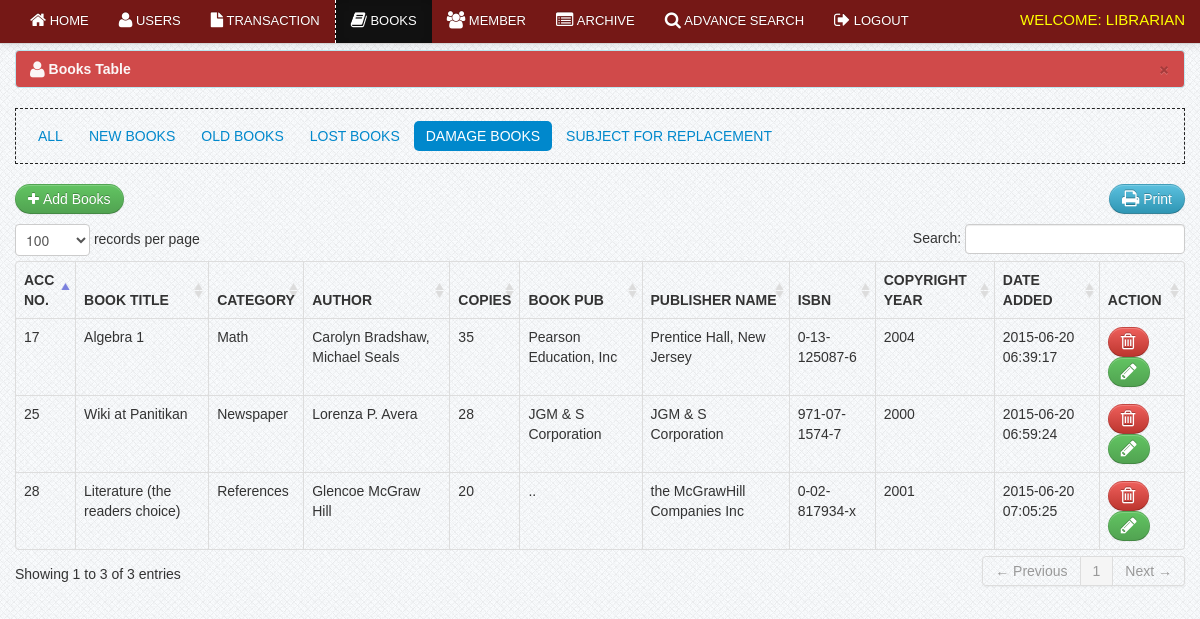
/librarian/damage.php (signed in), run on the app's committed database.
### tables this page shows
CREATE TABLE IF NOT EXISTS `book` (
`book_id` int(11) NOT NULL,
  `book_title` varchar(100) NOT NULL,
  `category_id` int(50) NOT NULL,
  `author` varchar(50) NOT NULL,
  `book_copies` int(11) NOT NULL,
  `book_pub` varchar(100) NOT NULL,
  `publisher_name` varchar(100) NOT NULL,
  `isbn` varchar(50) NOT NULL,
  `copyright_year` int(11) NOT NULL,
  `date_receive` varchar(20) NOT NULL,
  `date_added` datetime NOT NULL,
  `status` varchar(30) NOT NULL
);

CREATE TABLE IF NOT EXISTS `category` (
`category_id` int(11) NOT NULL,
  `classname` varchar(50) DEFAULT NULL
);

### librarian/damage.php (the view, shortened to what this page needs)
<?php include('header.php'); ?>
<?php include('navbar_books.php'); ?>
    <div class="container">
		<div class="margin-top">
			<div class="row">
			<div class="span12">
			   <div class="alert alert-info">
                                    <button type="button" class="close" data-dismiss="alert">&times;</button>
                                    <strong><i class="icon-user icon-large"></i>&nbsp;Books Table</strong>
                                </div>
								    <ul class="nav nav-pills">
										<li><a href="books.php">All</a></li>
										<li><a href="new_books.php">New Books</a></li>
										<li><a href="old_books.php">Old Books</a></li>
										<li><a href="lost.php">Lost Books</a></li>
										<li class="active"><a href="damage.php">Damage Books</a></li>
										<li><a href="sub_rep.php">Subject for Replacement</a></li>
									</ul>
                            <table cellpadding="0" cellspacing="0" border="0" class="table  table-bordered" id="example">
								<div class="pull-right">
								<a href="" onclick="window.print()" class="btn btn-info"><i class="icon-print icon-large"></i> Print</a>
								</div>
								<p><a href="add_books.php" class="btn btn-success"><i class="icon-plus"></i>&nbsp;Add Books</a></p>
                                <thead>
                                    <tr>
									    <th>Acc No.</th>
                                        <th>Book Title</th>
                                        <th>Category</th>
										<th>Author</th>
										<th class="action">copies</th>
										<th>Book Pub</th>
										<th>Publisher Name</th>
										<th>ISBN</th>
										<th>Copyright Year</th>
										<th>Date Added</th>
										<th class="action">Action</th>
                                    </tr>
                                </thead>
                                <tbody>
                                  <?php  $user_query=mysql_query("select * from book where status = 'Damage'")or die(mysql_error());
									while($row=mysql_fetch_array($user_query)){
									$id=$row['book_id'];
									$cat_id=$row['category_id'];
											$cat_query = mysql_query("select * from category where category_id = '$cat_id'")or die(mysql_error());
											$cat_row = mysql_fetch_array($cat_query);
									?>
									<tr class="del<?php echo $id ?>">
                                    <td><?php echo $row['book_id']; ?></td>
                                    <td><?php echo $row['book_title']; ?></td>
									<td><?php echo $cat_row ['classname']; ?> </td>
                                    <td><?php echo $row['author']; ?> </td>
                                    <td class="action"><?php echo $row['book_copies']; ?> </td>
                                     <td><?php echo $row['book_pub']; ?></td>
									 <td><?php echo $row['publisher_name']; ?></td>
									 <td><?php echo $row['isbn']; ?></td>
									 <td><?php echo $row['copyright_year']; ?></td>
									 <td><?php echo $row['date_added']; ?></td>
                                    <td class="action">
                                        <a rel="tooltip"  title="Delete" id="<?php echo $id; ?>" href="#delete_book<?php echo $id; ?>" data-toggle="modal"    class="btn btn-danger"><i class="icon-trash icon-large"></i></a>
										<a  rel="tooltip"  title="Edit" id="e<?php echo $id; ?>" href="edit_book.php<?php echo '?id='.$id; ?>" class="btn btn-success"><i class="icon-pencil icon-large"></i></a>
                                    </td>
                                    </tr>
									<?php  }  ?>
                                </tbody>
                            </table>
			</div>
			</div>
		</div>
    </div>
<?php include('footer.php') ?>

### css/docs.css (style rules this page uses)
body { font-family:'TR Century Gothic',Helvetica,Arial,sans-serif !important; }
.btn { border-radius: 25px !important; }
.alert { text-shadow: none; }
.nav-tabs, .nav-pills { border: 1px dashed #222 !important; padding: 10px; }
th { text-transform:uppercase; }
.nav li a { text-transform:uppercase; }
.margin-top { margin-top:50px; }
body { background: url(../img/grid_noise.png); position: relative; }

### css/print.css (style rules this page uses)
.action { display:none; }
th { text-align:left; }
td { text-align:left; border-top:1px solid; padding:2px; }
.btn { display:none; }
.alert { display:none; }
body { font-family:arial; font-size:13px; }
.nav { display:none; }

### data on the page
book: book_id "17", book_title "Algebra 1", category.classname "Math", author "Carolyn Bradshaw, Michael Seals", book_copies "35", book_pub "Pearson Education, Inc", publisher_name "Prentice Hall, New Jersey", isbn "0-13-125087-6", copyright_year "2004", date_added "2015-06-20 06:39:17"
book: book_id "25", book_title "Wiki at Panitikan", category.classname "Newspaper", author "Lorenza P. Avera", book_copies "28", book_pub "JGM & S Corporation", publisher_name "JGM & S Corporation", isbn "971-07-1574-7", copyright_year "2000", date_added "2015-06-20 06:59:24"
book: book_id "28", book_title "Literature (the readers choice)", category.classname "References", author "Glencoe McGraw Hill", book_copies "20", book_pub "..", publisher_name "the McGrawHill Companies Inc", isbn "0-02-817934-x", copyright_year "2001", date_added "2015-06-20 07:05:25"
